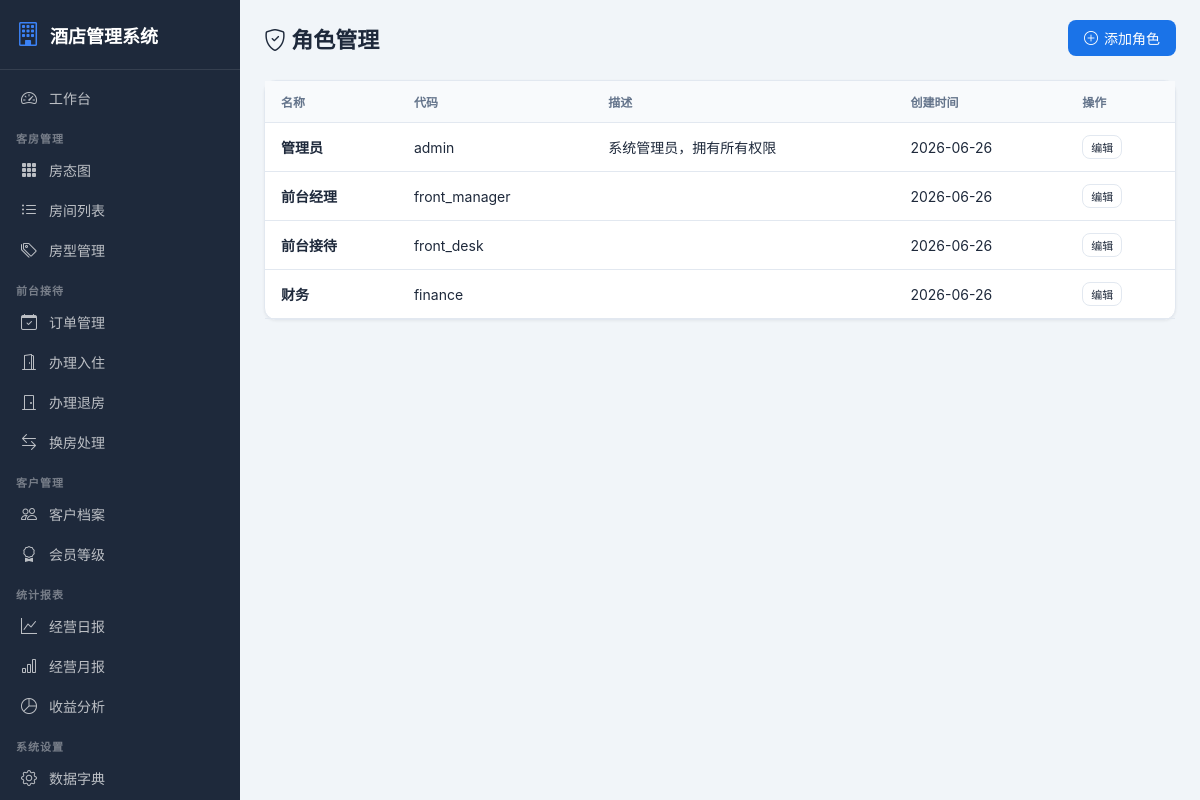
Page /accounts/roles/ (signed in) on the committed database.
### accounts/models.py (models this page shows, shortened)
class Role(models.Model):
    name = models.CharField(verbose_name="角色名称", max_length=50, unique=True)
    code = models.CharField(verbose_name="角色代码", max_length=50, unique=True)
    description = models.TextField(verbose_name="描述", blank=True)
    can_manage_rooms = models.BooleanField(verbose_name="客房管理", default=False)
    can_manage_bookings = models.BooleanField(verbose_name="预订管理", default=False)
    can_check_in = models.BooleanField(verbose_name="办理入住", default=False)
    can_check_out = models.BooleanField(verbose_name="办理退房", default=False)
    can_manage_customers = models.BooleanField(verbose_name="客户管理", default=False)
    can_view_reports = models.BooleanField(verbose_name="查看报表", default=False)
    can_manage_system = models.BooleanField(verbose_name="系统设置", default=False)
    can_manage_staff = models.BooleanField(verbose_name="员工管理", default=False)
    created_at = models.DateTimeField(verbose_name="创建时间", auto_now_add=True)
    class Meta:
        verbose_name = "角色"
        verbose_name_plural = "角色管理"

### accounts/views.py (the view)
# urls.py: path("roles/", views.role_list, name="role_list"),
@login_required
@user_passes_test(is_admin)
def role_list(request):
    roles = Role.objects.all()
    return render(request, "accounts/role_list.html", {"roles": roles})

### accounts/views.py (called while the page is built)
def is_admin(user):
    try:
        return user.profile.role and user.profile.role.code == "admin"
    except:
        return False

### accounts/templates/accounts/role_list.html (shortened to what this page needs)
{% extends 'base.html' %}
{% block content %}
<div class="page-header"><h1><i class="bi bi-shield-check"></i> 角色管理</h1>
<a href="{% url 'accounts:role_create' %}" class="btn btn-primary"><i class="bi bi-plus-circle"></i> 添加角色</a></div>
<div class="card"><div class="card-body" style="padding:0">
<table class="table">
<thead><tr><th>名称</th><th>代码</th><th>描述</th><th>创建时间</th><th>操作</th></tr></thead>
<tbody>
{% for r in roles %}
<tr><td><strong>{{ r.name }}</strong></td><td>{{ r.code }}</td><td>{{ r.description|truncatechars:50 }}</td>
<td>{{ r.created_at|date:"Y-m-d" }}</td>
<td><a href="{% url 'accounts:role_edit' r.pk %}" class="btn btn-outline btn-xs">编辑</a></td></tr>
{% empty %}
<tr><td colspan="5" style="text-align:center;color:var(--text-light);padding:30px">暂无角色</td></tr>
{% endfor %}
</tbody></table></div></div>
{% endblock %}

### static/css/style.css (style rules this page uses)
:root { --primary: #1a73e8; --primary-dark: #1557b0; --sidebar-bg: #1e293b; --sidebar-hover: #334155; --bg: #f1f5f9; --card-bg: #ffffff; --text: #1e293b; --text-light: #64748b; --border: #e2e8f0; --success: #10b981; --warning: #f59e0b; --danger: #ef4444; --info: #3b82f6; }
* { margin: 0; padding: 0; box-sizing: border-box; }
body { font-family: -apple-system, BlinkMacSystemFont, "Segoe UI", Roboto, "PingFang SC", "Microsoft YaHei", sans-serif; background: var(--bg); color: var(--text); display: flex; min-height: 100vh; }
.page-header { display: flex; justify-content: space-between; align-items: center; margin-bottom: 24px; }
.page-header h1 { font-size: 22px; font-weight: 700; }
.card { background: var(--card-bg); border-radius: 12px; box-shadow: 0 1px 3px rgba(0,0,0,0.06); border: 1px solid var(--border); margin-bottom: 16px; }
.card-body { padding: 20px; }
.table { width: 100%; border-collapse: collapse; }
.table th { text-align: left; padding: 12px 16px; font-size: 12px; font-weight: 600; text-transform: uppercase; color: var(--text-light); background: #f8fafc; border-bottom: 1px solid var(--border); }
.table td { padding: 12px 16px; border-bottom: 1px solid var(--border); font-size: 14px; }
.btn { display: inline-flex; align-items: center; gap: 6px; padding: 8px 16px; border-radius: 8px; font-size: 14px; font-weight: 500; border: none; cursor: pointer; text-decoration: none; transition: all 0.15s; }
.btn-primary { background: var(--primary); color: #fff; }
.btn-outline { background: transparent; border: 1px solid var(--border); color: var(--text); }
.btn-xs { padding: 3px 8px; font-size: 11px; }

### rows in the picture
Role: name "管理员", code "admin", description "系统管理员，拥有所有权限", created_at "2026-06-26"
Role: name "前台经理", code "front_manager", created_at "2026-06-26"
Role: name "前台接待", code "front_desk", created_at "2026-06-26"
Role: name "财务", code "finance", created_at "2026-06-26"
